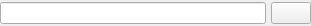
<ui version="4.0" >
 <class>UrlWidget</class>
 <widget class="QWidget" name="UrlWidget" >
  <property name="geometry" >
   <rect>
    <x>0</x>
    <y>0</y>
    <width>311</width>
    <height>26</height>
   </rect>
  </property>
  <property name="sizePolicy" >
   <sizepolicy vsizetype="Fixed" hsizetype="Expanding" >
    <horstretch>0</horstretch>
    <verstretch>0</verstretch>
   </sizepolicy>
  </property>
  <property name="windowTitle" >
   <string>Form</string>
  </property>
  <layout class="QHBoxLayout" >
   <property name="spacing" >
    <number>5</number>
   </property>
   <property name="margin" >
    <number>0</number>
   </property>
   <item>
    <widget class="QLineEdit" name="uiUrl" />
   </item>
   <item>
    <widget class="QPushButton" name="pushOpenUrl" >
     <property name="sizePolicy" >
      <sizepolicy vsizetype="Fixed" hsizetype="Fixed" >
       <horstretch>0</horstretch>
       <verstretch>0</verstretch>
      </sizepolicy>
     </property>
     <property name="toolTip" >
      <string>Open</string>
     </property>
     <property name="text" >
      <string/>
     </property>
     <property name="icon" >
      <iconset resource="common.qrc" >:/images/images/relate.png</iconset>
     </property>
    </widget>
   </item>
  </layout>
 </widget>
 <resources>
  <include location="common.qrc" />
 </resources>
 <connections/>
</ui>
